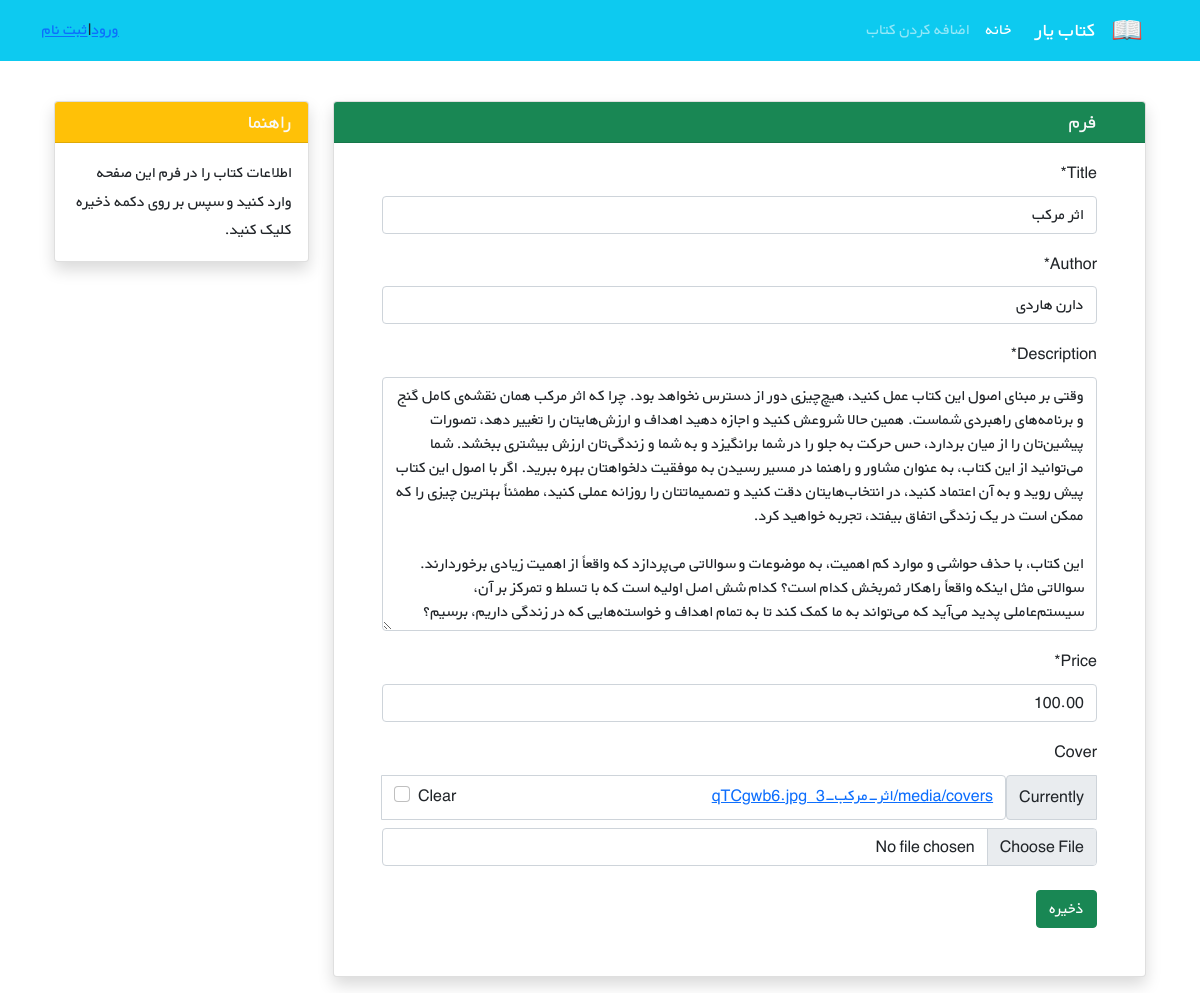
The app's page /books/1/update/ with its own data.
### books/models.py (models this page shows, shortened)
class Book(models.Model):
    title = models.CharField(max_length=200)
    author = models.CharField(max_length=50)
    price = models.DecimalField(max_digits=100 , decimal_places=2)
    content = models.TextField()
    description = models.TextField()
    cover = models.ImageField(upload_to='media/covers/' ,blank=True)

### books/views.py (the view)
# urls.py: path('<int:pk>/update/', views.BookUpdateView.as_view(), name='book_update'),
class BookUpdateView(generic.UpdateView):
    model = Book
    fields = ['title', 'author','description', 'price', 'cover']
    template_name = "books/update_book.html"

### books/templates/books/update_book.html (shortened to what this page needs)
{% extends '_base.html' %}
{% load crispy_forms_tags %}
{% block content %}
    <div class="container mt-4" dir="rtl">
    <div class="row">
        <div class="col-9">
            <div class="card shadow my-3">
                <h5 class="card-header bg-success text-light px-5">فرم</h5>
                <div class="px-5 pt-3 pb-5">
                    <form method="POST" enctype="multipart/form-data">
                        <form action="" method="post">
                        {{ form|crispy }}
                        <button type="submit" class="btn btn-success mt-2">ذخیره</button>
                    </form>
                </div>
            </div>
        </div>
        <div class="col-3">
                <div class="card my-3 shadow">
                    <h5 class="card-header bg-warning text-light">راهنما</h5>
                    <div class="card-body">
                        <p class="card-text">
                            اطلاعات کتاب را در فرم این صفحه وارد کنید و سپس بر روی دکمه ذخیره کلیک کنید.
                        </p>
                    </div>
                </div>
        </div>
    </div>
</div>
{% endblock content %}

### static/css/style.css (style rules this page uses)
* { font-family: 'BYekan', sans-serif; line-height: 1.8rem; }

### records on screen
Book: title "اثر مرکب", author "دارن هاردی", description "وقتی بر مبنای اصول این کتاب عمل کنید، هیچ‌چیزی دور از دسترس نخواهد بود. چرا که اثر مرکب همان نقشه‌ی کامل گنج و برنامه‌های راهبردی‌ شماست. همین حالا شروعش کنید و اجازه دهید اهداف و ارزش‌هایتان را تغییر دهد، تصورات پیشین‌تان را از میان بردارد، حس حرکت به جلو را در شما برانگیزد و به شما و زندگی‌تان ارزش بیشتری ببخشد. شما می‌توانید از این کتاب، به عنوان مشاور و راهنما در مسیر رسیدن به موفقیت دلخواهتان بهره ببرید. اگر با اصول این کتاب پیش روید و به آن اعتماد کنید، در انتخاب‌هایتان دقت کنید و تصمیماتتان را روزانه عملی کنید، مطمئناً بهترین چیزی را که ممکن است در یک زندگی اتفاق بیفتد، تجربه خواهید کرد. این کتاب، با حذف حواشی و موارد کم اهمیت، به موضوعات و سوالاتی می‌پردازد که واقعاً از اهمیت زیادی…", price "100.00"
